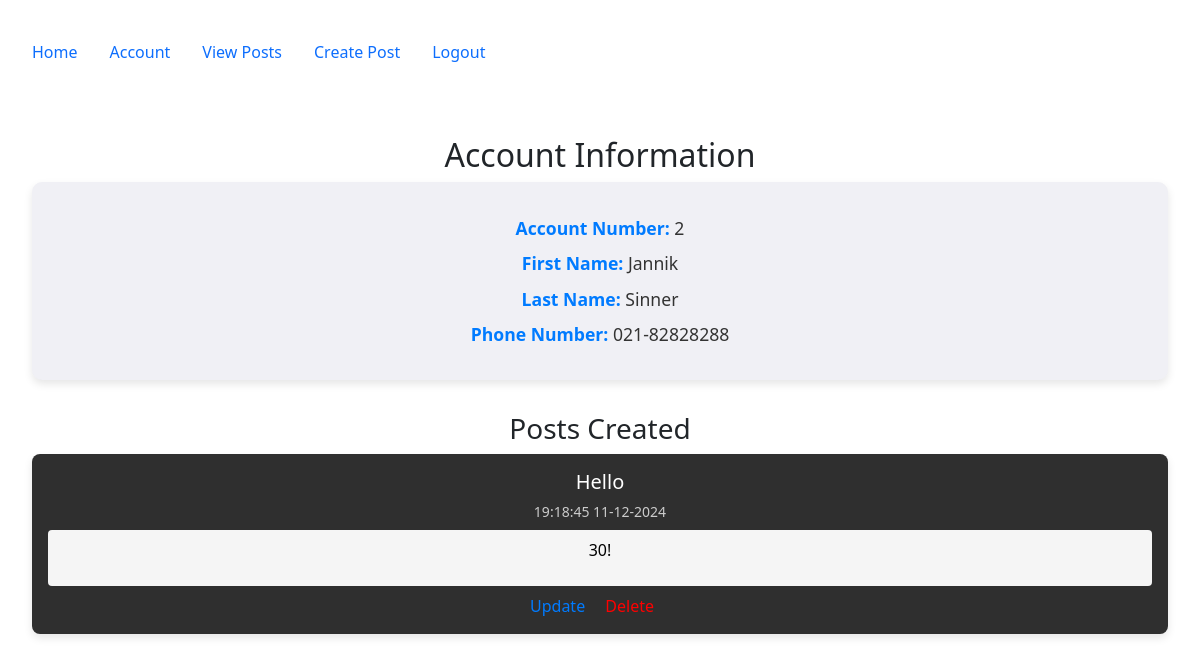
/account (signed in), run on the app's committed database.
### config.py (models this page shows, shortened)
class User(db.Model, UserMixin):
    __tablename__ = 'users'
    id = db.Column(db.Integer, primary_key=True)
    email = db.Column(db.String(100), nullable=False, unique=True)
    password = db.Column(db.String(128), nullable=False)
    firstname = db.Column(db.String(100), nullable=False)
    lastname = db.Column(db.String(100), nullable=False)
    phone = db.Column(db.String(100), nullable=False)
    mfa_key = db.Column(db.String(32), nullable=False, default='')  # Store MFA key
    salt = db.Column(db.String(44), nullable=False,default=lambda: base64.urlsafe_b64encode(os.urandom(32)).decode('utf-8'))
    mfa_enabled = db.Column(db.Boolean, nullable=False, default=False)  # Track if MFA is enabled
    role = db.Column(db.String(50), nullable=False, default='end_user')
    posts = db.relationship("Post", order_by=Post.id, back_populates="user")
    log = db.relationship("Log", uselist=False, back_populates="user", cascade="all, delete-orphan")

class Post(db.Model):
   __tablename__ = 'posts'
   id = db.Column(db.Integer, primary_key=True)
   userid = db.Column(db.Integer, db.ForeignKey('users.id', ondelete="CASCADE"), nullable=False)
   created = db.Column(db.DateTime, nullable=False, default=datetime.utcnow)
   title_encrypted = db.Column(db.LargeBinary, nullable=False)
   body_encrypted = db.Column(db.LargeBinary, nullable=False)
   user = db.relationship("User", back_populates="posts")
   @staticmethod
   def derive_key(salt):
       return base64.urlsafe_b64encode(salt.encode('utf-8').ljust(32)[:32])
   @staticmethod
   def decrypt(data, key):
       fernet = Fernet(key)
       return fernet.decrypt(data).decode('utf-8')

### accounts/views.py (the view)
@accounts_bp.route('/account')
@login_required
def account():
    user = current_user  # Get the logged-in user
    encryption_key = Post.derive_key(user.salt)  # Derive the encryption key for the user
    user_posts = []
    posts_query = Post.query.filter_by(userid=user.id).all()
    for post in posts_query:
        try:
            decrypted_post = {
                "id": post.id,
                "title": Post.decrypt(post.title_encrypted, encryption_key),
                "body": Post.decrypt(post.body_encrypted, encryption_key),
                "created": post.created,
            }
            user_posts.append(decrypted_post)
        except Exception as e:
            print(f"Failed to decrypt post ID {post.id}: {e}")
    return render_template('accounts/account.html', user=user, posts=user_posts)

### app.py (called while the page is built, shortened)
@login_manager.user_loader
def load_user(user_id):
    return User.query.get(int(user_id))

@app.before_request
def restrict_access_and_waf_function_name():
    excluded_routes = ['firewall_error', 'static', 'accounts.mfa_setup']
    if request.endpoint in excluded_routes:
        return  # Skip the check for these routes
    path = request.path
    query = request.query_string.decode("utf-8")
    combined_request_data = f"{path} {query}"
    print(f"Combined Request Data: {combined_request_data}")
    for attack_type, pattern in waf_rules.items():
        if pattern.search(combined_request_data):
            matched_data = pattern.findall(combined_request_data)
            print(f"Detected Attack Type: {attack_type} | Matched Data: {matched_data}")
            flash(f"Attack detected: {attack_type}", "danger")
            return redirect(url_for('firewall_error', attack_type=attack_type))

### templates/accounts/account.html (shortened to what this page needs)
{% extends "base.html" %}
{% block content %}
<h2>Account Information</h2>
{% if user.is_authenticated %}
    <div class="account-info">
        <p><strong>Account Number:</strong> {{ user.id }}</p>
        <p><strong>First Name:</strong> {{ user.firstname }}</p>
        <p><strong>Last Name:</strong> {{ user.lastname }}</p>
        <p><strong>Phone Number:</strong> {{ user.phone }}</p>
    </div>
    <h3>Posts Created</h3>
    <div class="post-container">
        {% if posts %}
            {% for post in posts %}
                <div class="post-card">
                    <h4>{{ post.title }}</h4>
                    <small>{{ post.created.strftime('%H:%M:%S %d-%m-%Y') }}</small>
                    <div class="post-body">
                        <p>{{ post.body }}</p>
                    </div>
                    <div class="post-actions">
                        <a href="{{ url_for('posts.update', id=post.id) }}">Update</a>
                        <a href="{{ url_for('posts.delete', id=post.id) }}" style="color: red;">Delete</a>
                    </div>
                </div>
            {% endfor %}
        {% else %}
            <p>No posts available.</p>
        {% endif %}
    </div>
{% else %}
    <p>You must be logged in to view account details.</p>
{% endif %}
{% endblock %}

### templates/accounts/account.html (style rules this page uses)
.account-info { background-color: #f0f0f5; color: #333; padding: 1.5em; border-radius: 10px; box-shadow: 0 4px 8px rgba(0, 0, 0, 0.1); margin-bottom: 2em; }
.account-info p { font-size: 1.1em; margin: 0.5em 0; }
.account-info strong { color: #007bff; }
.post-container { display: flex; flex-direction: column; gap: 1em; }
.post-card { background-color: #2f2f2f; color: white; padding: 1em; border-radius: 8px; box-shadow: 0 4px 8px rgba(0, 0, 0, 0.1); }
.post-card h4 { margin: 0; font-size: 1.25em; }
.post-card small { display: block; margin-top: 0.5em; color: #ccc; }
.post-body { background-color: #f5f5f5; color: black; padding: 0.5em; border-radius: 4px; margin-top: 0.5em; }
.post-actions { margin-top: 0.5em; }
.post-actions a { color: #007bff; text-decoration: none; margin-right: 1em; }

### data on the page
User: id "2", firstname "Jannik", lastname "Sinner", phone "021-82828288"
Post: created "19:18:45 11-12-2024"

### other printed values
{{ post.title }} "Hello"
{{ post.body }} "30!"
